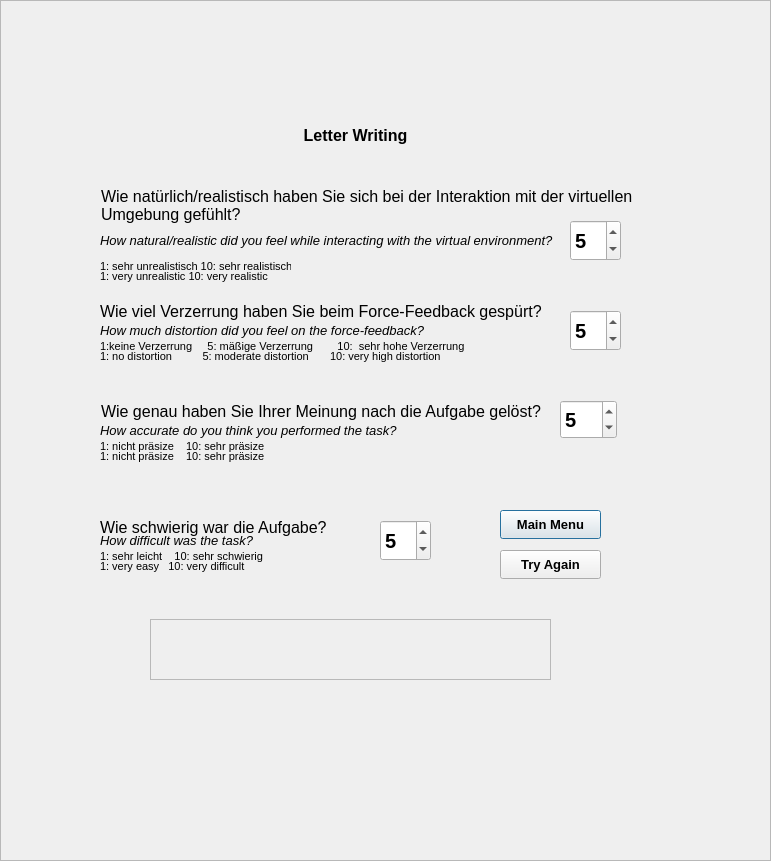
<?xml version="1.0" encoding="UTF-8"?>
<ui version="4.0">
 <class>questionletter_trial</class>
 <widget class="QDialog" name="questionletter_trial">
  <property name="geometry">
   <rect>
    <x>0</x>
    <y>0</y>
    <width>771</width>
    <height>861</height>
   </rect>
  </property>
  <property name="windowTitle">
   <string>Questionnaire for Letter Writing Task</string>
  </property>
  <widget class="QFrame" name="frame">
   <property name="geometry">
    <rect>
     <x>0</x>
     <y>0</y>
     <width>771</width>
     <height>861</height>
    </rect>
   </property>
   <property name="frameShape">
    <enum>QFrame::StyledPanel</enum>
   </property>
   <property name="frameShadow">
    <enum>QFrame::Raised</enum>
   </property>
   <widget class="QFrame" name="frame_2">
    <property name="geometry">
     <rect>
      <x>150</x>
      <y>619</y>
      <width>401</width>
      <height>61</height>
     </rect>
    </property>
    <property name="frameShape">
     <enum>QFrame::StyledPanel</enum>
    </property>
    <property name="frameShadow">
     <enum>QFrame::Raised</enum>
    </property>
   </widget>
   <widget class="QSpinBox" name="spinBox_2">
    <property name="geometry">
     <rect>
      <x>560</x>
      <y>400</y>
      <width>57</width>
      <height>39</height>
     </rect>
    </property>
    <property name="font">
     <font>
      <pointsize>15</pointsize>
      <bold>true</bold>
     </font>
    </property>
    <property name="layoutDirection">
     <enum>Qt::LeftToRight</enum>
    </property>
    <property name="autoFillBackground">
     <bool>false</bool>
    </property>
    <property name="buttonSymbols">
     <enum>QAbstractSpinBox::UpDownArrows</enum>
    </property>
    <property name="minimum">
     <number>1</number>
    </property>
    <property name="maximum">
     <number>10</number>
    </property>
    <property name="value">
     <number>5</number>
    </property>
   </widget>
   <widget class="QPushButton" name="MainMenu">
    <property name="geometry">
     <rect>
      <x>500</x>
      <y>510</y>
      <width>101</width>
      <height>29</height>
     </rect>
    </property>
    <property name="font">
     <font>
      <pointsize>10</pointsize>
      <bold>true</bold>
     </font>
    </property>
    <property name="text">
     <string>Main Menu</string>
    </property>
   </widget>
   <widget class="QLabel" name="label_15">
    <property name="geometry">
     <rect>
      <x>100</x>
      <y>510</y>
      <width>276</width>
      <height>27</height>
     </rect>
    </property>
    <property name="font">
     <font>
      <pointsize>12</pointsize>
     </font>
    </property>
    <property name="text">
     <string>Wie schwierig war die Aufgabe?</string>
    </property>
    <property name="alignment">
     <set>Qt::AlignBottom|Qt::AlignLeading|Qt::AlignLeft</set>
    </property>
   </widget>
   <widget class="QLabel" name="label_16">
    <property name="geometry">
     <rect>
      <x>101</x>
      <y>400</y>
      <width>461</width>
      <height>21</height>
     </rect>
    </property>
    <property name="font">
     <font>
      <pointsize>12</pointsize>
     </font>
    </property>
    <property name="text">
     <string>Wie genau haben Sie Ihrer Meinung nach die Aufgabe gelöst?</string>
    </property>
    <property name="alignment">
     <set>Qt::AlignBottom|Qt::AlignLeading|Qt::AlignLeft</set>
    </property>
    <property name="wordWrap">
     <bool>true</bool>
    </property>
   </widget>
   <widget class="QLabel" name="label_4">
    <property name="geometry">
     <rect>
      <x>100</x>
      <y>530</y>
      <width>201</width>
      <height>20</height>
     </rect>
    </property>
    <property name="font">
     <font>
      <pointsize>10</pointsize>
      <italic>true</italic>
     </font>
    </property>
    <property name="text">
     <string>How difficult was the task?</string>
    </property>
   </widget>
   <widget class="QLabel" name="label_17">
    <property name="geometry">
     <rect>
      <x>100</x>
      <y>440</y>
      <width>191</width>
      <height>16</height>
     </rect>
    </property>
    <property name="font">
     <font>
      <pointsize>8</pointsize>
     </font>
    </property>
    <property name="text">
     <string>1: nicht präsize    10: sehr präsize</string>
    </property>
    <property name="alignment">
     <set>Qt::AlignLeading|Qt::AlignLeft|Qt::AlignTop</set>
    </property>
   </widget>
   <widget class="QLabel" name="label_18">
    <property name="geometry">
     <rect>
      <x>100</x>
      <y>550</y>
      <width>191</width>
      <height>20</height>
     </rect>
    </property>
    <property name="font">
     <font>
      <pointsize>8</pointsize>
     </font>
    </property>
    <property name="text">
     <string>1: sehr leicht    10: sehr schwierig</string>
    </property>
    <property name="alignment">
     <set>Qt::AlignLeading|Qt::AlignLeft|Qt::AlignTop</set>
    </property>
   </widget>
   <widget class="QLabel" name="label_19">
    <property name="geometry">
     <rect>
      <x>100</x>
      <y>270</y>
      <width>191</width>
      <height>20</height>
     </rect>
    </property>
    <property name="font">
     <font>
      <pointsize>8</pointsize>
     </font>
    </property>
    <property name="text">
     <string>1: very unrealistic 10: very realistic</string>
    </property>
    <property name="alignment">
     <set>Qt::AlignLeading|Qt::AlignLeft|Qt::AlignTop</set>
    </property>
   </widget>
   <widget class="QLabel" name="label_20">
    <property name="geometry">
     <rect>
      <x>101</x>
      <y>170</y>
      <width>541</width>
      <height>54</height>
     </rect>
    </property>
    <property name="font">
     <font>
      <pointsize>12</pointsize>
     </font>
    </property>
    <property name="text">
     <string>Wie natürlich/realistisch haben Sie sich bei der Interaktion mit der virtuellen Umgebung gefühlt?</string>
    </property>
    <property name="alignment">
     <set>Qt::AlignBottom|Qt::AlignLeading|Qt::AlignLeft</set>
    </property>
    <property name="wordWrap">
     <bool>true</bool>
    </property>
   </widget>
   <widget class="QLabel" name="label">
    <property name="geometry">
     <rect>
      <x>100</x>
      <y>230</y>
      <width>461</width>
      <height>20</height>
     </rect>
    </property>
    <property name="font">
     <font>
      <pointsize>10</pointsize>
      <italic>true</italic>
     </font>
    </property>
    <property name="text">
     <string>How natural/realistic did you feel while interacting with the virtual environment?</string>
    </property>
   </widget>
   <widget class="QLabel" name="label_3">
    <property name="geometry">
     <rect>
      <x>100</x>
      <y>420</y>
      <width>381</width>
      <height>20</height>
     </rect>
    </property>
    <property name="font">
     <font>
      <pointsize>10</pointsize>
      <italic>true</italic>
     </font>
    </property>
    <property name="text">
     <string>How accurate do you think you performed the task?</string>
    </property>
   </widget>
   <widget class="QPushButton" name="TryAgain">
    <property name="geometry">
     <rect>
      <x>500</x>
      <y>550</y>
      <width>101</width>
      <height>29</height>
     </rect>
    </property>
    <property name="font">
     <font>
      <pointsize>10</pointsize>
      <bold>true</bold>
     </font>
    </property>
    <property name="text">
     <string>Try Again</string>
    </property>
   </widget>
   <widget class="QSpinBox" name="spinBox_3">
    <property name="geometry">
     <rect>
      <x>380</x>
      <y>520</y>
      <width>51</width>
      <height>41</height>
     </rect>
    </property>
    <property name="font">
     <font>
      <pointsize>15</pointsize>
      <bold>true</bold>
      <strikeout>false</strikeout>
     </font>
    </property>
    <property name="focusPolicy">
     <enum>Qt::WheelFocus</enum>
    </property>
    <property name="layoutDirection">
     <enum>Qt::LeftToRight</enum>
    </property>
    <property name="autoFillBackground">
     <bool>false</bool>
    </property>
    <property name="buttonSymbols">
     <enum>QAbstractSpinBox::UpDownArrows</enum>
    </property>
    <property name="minimum">
     <number>1</number>
    </property>
    <property name="maximum">
     <number>10</number>
    </property>
    <property name="value">
     <number>5</number>
    </property>
   </widget>
   <widget class="QSpinBox" name="spinBox">
    <property name="geometry">
     <rect>
      <x>570</x>
      <y>220</y>
      <width>51</width>
      <height>41</height>
     </rect>
    </property>
    <property name="font">
     <font>
      <pointsize>15</pointsize>
      <bold>true</bold>
     </font>
    </property>
    <property name="layoutDirection">
     <enum>Qt::LeftToRight</enum>
    </property>
    <property name="autoFillBackground">
     <bool>false</bool>
    </property>
    <property name="buttonSymbols">
     <enum>QAbstractSpinBox::UpDownArrows</enum>
    </property>
    <property name="minimum">
     <number>1</number>
    </property>
    <property name="maximum">
     <number>10</number>
    </property>
    <property name="value">
     <number>5</number>
    </property>
   </widget>
   <widget class="QLabel" name="label_21">
    <property name="geometry">
     <rect>
      <x>100</x>
      <y>260</y>
      <width>191</width>
      <height>20</height>
     </rect>
    </property>
    <property name="font">
     <font>
      <pointsize>8</pointsize>
     </font>
    </property>
    <property name="text">
     <string>1: sehr unrealistisch 10: sehr realistisch</string>
    </property>
    <property name="alignment">
     <set>Qt::AlignLeading|Qt::AlignLeft|Qt::AlignTop</set>
    </property>
   </widget>
   <widget class="QLabel" name="label_22">
    <property name="geometry">
     <rect>
      <x>100</x>
      <y>300</y>
      <width>461</width>
      <height>21</height>
     </rect>
    </property>
    <property name="font">
     <font>
      <pointsize>12</pointsize>
     </font>
    </property>
    <property name="text">
     <string>Wie viel Verzerrung haben Sie beim Force-Feedback gespürt?</string>
    </property>
    <property name="alignment">
     <set>Qt::AlignBottom|Qt::AlignLeading|Qt::AlignLeft</set>
    </property>
    <property name="wordWrap">
     <bool>true</bool>
    </property>
   </widget>
   <widget class="QLabel" name="label_5">
    <property name="geometry">
     <rect>
      <x>100</x>
      <y>320</y>
      <width>461</width>
      <height>20</height>
     </rect>
    </property>
    <property name="font">
     <font>
      <pointsize>10</pointsize>
      <italic>true</italic>
     </font>
    </property>
    <property name="text">
     <string>How much distortion did you feel on the force-feedback?</string>
    </property>
   </widget>
   <widget class="QLabel" name="label_23">
    <property name="geometry">
     <rect>
      <x>100</x>
      <y>340</y>
      <width>371</width>
      <height>20</height>
     </rect>
    </property>
    <property name="font">
     <font>
      <pointsize>8</pointsize>
     </font>
    </property>
    <property name="text">
     <string>1:keine Verzerrung     5: mäßige Verzerrung        10:  sehr hohe Verzerrung</string>
    </property>
    <property name="alignment">
     <set>Qt::AlignLeading|Qt::AlignLeft|Qt::AlignTop</set>
    </property>
   </widget>
   <widget class="QLabel" name="label_24">
    <property name="geometry">
     <rect>
      <x>100</x>
      <y>350</y>
      <width>371</width>
      <height>20</height>
     </rect>
    </property>
    <property name="font">
     <font>
      <pointsize>8</pointsize>
     </font>
    </property>
    <property name="text">
     <string>1: no distortion          5: moderate distortion       10: very high distortion</string>
    </property>
    <property name="alignment">
     <set>Qt::AlignLeading|Qt::AlignLeft|Qt::AlignTop</set>
    </property>
   </widget>
   <widget class="QSpinBox" name="spinBox_4">
    <property name="geometry">
     <rect>
      <x>570</x>
      <y>310</y>
      <width>51</width>
      <height>41</height>
     </rect>
    </property>
    <property name="font">
     <font>
      <pointsize>15</pointsize>
      <bold>true</bold>
     </font>
    </property>
    <property name="layoutDirection">
     <enum>Qt::LeftToRight</enum>
    </property>
    <property name="autoFillBackground">
     <bool>false</bool>
    </property>
    <property name="buttonSymbols">
     <enum>QAbstractSpinBox::UpDownArrows</enum>
    </property>
    <property name="minimum">
     <number>1</number>
    </property>
    <property name="maximum">
     <number>10</number>
    </property>
    <property name="value">
     <number>5</number>
    </property>
   </widget>
   <widget class="QLabel" name="label_25">
    <property name="geometry">
     <rect>
      <x>100</x>
      <y>450</y>
      <width>191</width>
      <height>20</height>
     </rect>
    </property>
    <property name="font">
     <font>
      <pointsize>8</pointsize>
     </font>
    </property>
    <property name="text">
     <string>1: nicht präsize    10: sehr präsize</string>
    </property>
    <property name="alignment">
     <set>Qt::AlignLeading|Qt::AlignLeft|Qt::AlignTop</set>
    </property>
   </widget>
   <widget class="QLabel" name="label_26">
    <property name="geometry">
     <rect>
      <x>100</x>
      <y>560</y>
      <width>191</width>
      <height>20</height>
     </rect>
    </property>
    <property name="font">
     <font>
      <pointsize>8</pointsize>
     </font>
    </property>
    <property name="text">
     <string>1: very easy   10: very difficult</string>
    </property>
    <property name="alignment">
     <set>Qt::AlignLeading|Qt::AlignLeft|Qt::AlignTop</set>
    </property>
   </widget>
   <widget class="QLabel" name="label_2">
    <property name="geometry">
     <rect>
      <x>280</x>
      <y>120</y>
      <width>151</width>
      <height>31</height>
     </rect>
    </property>
    <property name="font">
     <font>
      <pointsize>11</pointsize>
      <bold>true</bold>
     </font>
    </property>
    <property name="text">
     <string>&lt;html&gt;&lt;head/&gt;&lt;body&gt;&lt;p&gt;&lt;span style=&quot; font-size:12pt;&quot;&gt;Letter Writing&lt;/span&gt;&lt;/p&gt;&lt;/body&gt;&lt;/html&gt;</string>
    </property>
    <property name="alignment">
     <set>Qt::AlignCenter</set>
    </property>
   </widget>
  </widget>
 </widget>
 <resources/>
 <connections/>
</ui>
